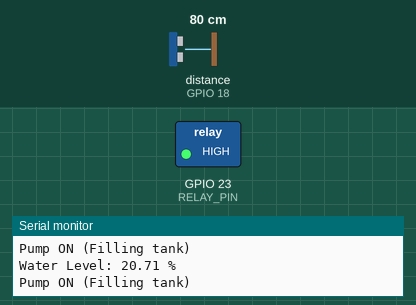
Recording of a sketch running on a simulated ESP32. Shown: switched loads named in the sketch (green lamp = pin HIGH), the last lines printed to the serial monitor. Wiring (inferred from the names in the program): ultrasonic range finder: trigger GPIO 5; echo GPIO 18. The inputs (shaded band) are chosen by the test bench; at power-on: distance to the obstacle (sensor on GPIO 18) 80 cm. The echo pulse lasts 58.3 µs per cm; pins used as bus, display or sensor lines are not drawn.

Above: at 2.8 s.
2.9 s: distance to the obstacle (sensor on GPIO 18) set to 22 cm
5.6 s: distance to the obstacle (sensor on GPIO 18) set to 18 cm
At 7.1 s:
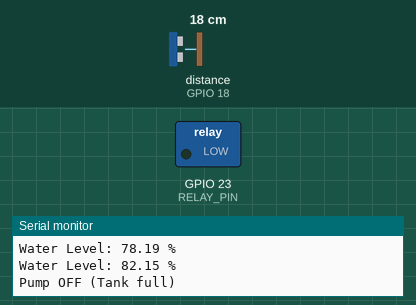
8.3 s: distance to the obstacle (sensor on GPIO 18) set to 65 cm
11.2 s: distance to the obstacle (sensor on GPIO 18) set to 74 cm
At 13.3 s:
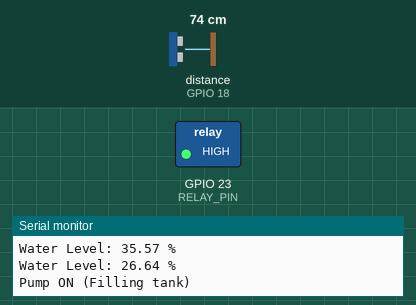
13.9 s: distance to the obstacle (sensor on GPIO 18) set to 2 cm
At 14.9 s:
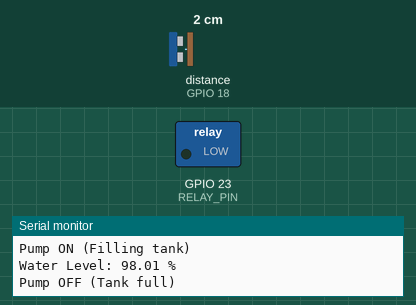
Timing chart, 0 to 16.9 s (numbered marks = the images above; inputs shaded):
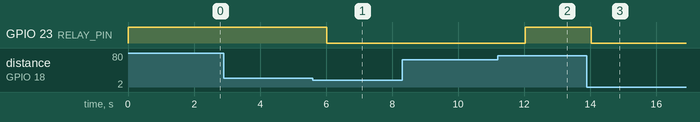

Measured:
- the behaviour switches between 21 and 20 cm on distance to the obstacle (sensor on GPIO 18) (found by bisection; images 0 and 1)
- the behaviour switches between 70 and 71 cm on distance to the obstacle (sensor on GPIO 18) (found by bisection; images 1 and 2)
- after the input at 5.6 s, GPIO 23 (RELAY_PIN): HIGH → LOW after 0.41 s
- after the input at 11.2 s, GPIO 23 (RELAY_PIN): LOW → HIGH after 0.83 s
- after the input at 13.9 s, GPIO 23 (RELAY_PIN): HIGH → LOW after 0.13 s

The sketch:

smart_water_tank.ino
```cpp
// Smart Water Tank System (ESP32)

#define TRIG_PIN 5
#define ECHO_PIN 18
#define RELAY_PIN 23   // controls LED / pump simulator

// Adjust this based on your tank height (in cm)
float tankHeight = 100.0;

void setup() {
  Serial.begin(115200);

  pinMode(TRIG_PIN, OUTPUT);
  pinMode(ECHO_PIN, INPUT);
  pinMode(RELAY_PIN, OUTPUT);

  digitalWrite(RELAY_PIN, LOW); // pump OFF initially
}

void loop() {

  // STEP 1: Send ultrasonic pulse
  digitalWrite(TRIG_PIN, LOW);
  delayMicroseconds(2);
  digitalWrite(TRIG_PIN, HIGH);
  delayMicroseconds(10);
  digitalWrite(TRIG_PIN, LOW);

  // STEP 2: Read echo time
  long duration = pulseIn(ECHO_PIN, HIGH);

  // STEP 3: Convert to distance (cm)
  float distance = duration * 0.034 / 2;

  // STEP 4: Calculate water level
  float waterLevel = tankHeight - distance;

  // Convert to percentage
  float waterPercent = (waterLevel / tankHeight) * 100;

  Serial.print("Water Level: ");
  Serial.print(waterPercent);
  Serial.println(" %");

  // STEP 5: CONTROL LOGIC

  if (waterPercent < 30) {
    // LOW WATER → turn ON pump (LED ON)
    digitalWrite(RELAY_PIN, HIGH);
    Serial.println("Pump ON (Filling tank)");
  }
  else if (waterPercent > 80) {
    // FULL WATER → turn OFF pump
    digitalWrite(RELAY_PIN, LOW);
    Serial.println("Pump OFF (Tank full)");
  }

  delay(2000);
}
```
